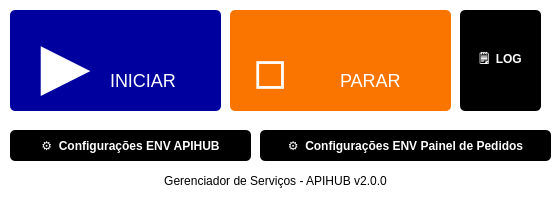
<?xml version="1.0" encoding="UTF-8"?>
<ui version="4.0">
 <class>MainWindow</class>
 <widget class="QMainWindow" name="MainWindow">
  <property name="enabled">
   <bool>true</bool>
  </property>
  <property name="geometry">
   <rect>
    <x>0</x>
    <y>0</y>
    <width>557</width>
    <height>205</height>
   </rect>
  </property>
  <property name="sizePolicy">
   <sizepolicy hsizetype="Fixed" vsizetype="Fixed">
    <horstretch>0</horstretch>
    <verstretch>0</verstretch>
   </sizepolicy>
  </property>
  <property name="minimumSize">
   <size>
    <width>460</width>
    <height>200</height>
   </size>
  </property>
  <property name="maximumSize">
   <size>
    <width>600</width>
    <height>400</height>
   </size>
  </property>
  <property name="windowTitle">
   <string>Gerenciador de Serviços - Apihub</string>
  </property>
  <property name="styleSheet">
   <string notr="true">background-color: rgb(255, 255, 255);</string>
  </property>
  <widget class="QWidget" name="centralwidget">
   <widget class="QPushButton" name="btnInstalar">
    <property name="geometry">
     <rect>
      <x>10</x>
      <y>10</y>
      <width>211</width>
      <height>101</height>
     </rect>
    </property>
    <property name="whatsThis">
     <string>&lt;html&gt;&lt;head/&gt;&lt;body&gt;&lt;p&gt;v&lt;/p&gt;&lt;/body&gt;&lt;/html&gt;</string>
    </property>
    <property name="styleSheet">
     <string notr="true">QPushButton {
    color: rgb(255, 255, 255);
	background-color: rgb(0, 0, 158);
    font-weight: bold;
    font-size: 65px;
    border-radius: 5px;
    border: none;
    padding: 10px;
}


QPushButton:pressed {
    background-color: rgb(0, 166, 230); /* mais escuro ao pressionar */
    padding-top: 12px;  /* simula o botão afundando */
}
</string>
    </property>
    <property name="text">
     <string/>
    </property>
   </widget>
   <widget class="QPushButton" name="btnExcluir">
    <property name="geometry">
     <rect>
      <x>230</x>
      <y>10</y>
      <width>221</width>
      <height>101</height>
     </rect>
    </property>
    <property name="styleSheet">
     <string notr="true">background-color: rgb(250, 117, 0);
color: rgb(255, 255, 255);
font-weight:bold;
font-size:65px;
border-radius: 5px</string>
    </property>
    <property name="text">
     <string/>
    </property>
   </widget>
   <widget class="QPushButton" name="btnEditarEnv">
    <property name="geometry">
     <rect>
      <x>10</x>
      <y>130</y>
      <width>241</width>
      <height>31</height>
     </rect>
    </property>
    <property name="styleSheet">
     <string notr="true">background-color: rgb(0, 0, 0);
    color: rgb(255, 255, 255);
    font-weight:bold;
border-radius: 5px</string>
    </property>
    <property name="text">
     <string>⚙️  Configurações ENV APIHUB</string>
    </property>
   </widget>
   <widget class="QLabel" name="label">
    <property name="geometry">
     <rect>
      <x>0</x>
      <y>170</y>
      <width>551</width>
      <height>21</height>
     </rect>
    </property>
    <property name="styleSheet">
     <string notr="true">background-color: rgb(255, 255, 255);</string>
    </property>
    <property name="text">
     <string>Gerenciador de Serviços - APIHUB v2.0.0</string>
    </property>
    <property name="alignment">
     <set>Qt::AlignCenter</set>
    </property>
   </widget>
   <widget class="QPushButton" name="btnInstalar_2">
    <property name="enabled">
     <bool>false</bool>
    </property>
    <property name="geometry">
     <rect>
      <x>30</x>
      <y>30</y>
      <width>71</width>
      <height>71</height>
     </rect>
    </property>
    <property name="whatsThis">
     <string>&lt;html&gt;&lt;head/&gt;&lt;body&gt;&lt;p&gt;v&lt;/p&gt;&lt;/body&gt;&lt;/html&gt;</string>
    </property>
    <property name="styleSheet">
     <string notr="true">color: rgb(255, 255, 255);
background-color: rgb(0, 0, 158);
font-weight:bold;
font-size:65px;
border-radius: 5px</string>
    </property>
    <property name="text">
     <string>▶️</string>
    </property>
   </widget>
   <widget class="QPushButton" name="btnParar_2">
    <property name="enabled">
     <bool>true</bool>
    </property>
    <property name="geometry">
     <rect>
      <x>250</x>
      <y>50</y>
      <width>41</width>
      <height>41</height>
     </rect>
    </property>
    <property name="styleSheet">
     <string notr="true">background-color: rgb(250, 117, 0);
color: rgb(255, 255, 255);
font-weight:bold;
font-size:50px;
border-radius: 5px</string>
    </property>
    <property name="text">
     <string>◽</string>
    </property>
   </widget>
   <widget class="QLabel" name="label_2">
    <property name="enabled">
     <bool>false</bool>
    </property>
    <property name="geometry">
     <rect>
      <x>110</x>
      <y>70</y>
      <width>71</width>
      <height>20</height>
     </rect>
    </property>
    <property name="styleSheet">
     <string notr="true">color: rgb(255, 255, 255);
background-color: rgb(0, 0, 158);
font-weigth:bold;
font-size:18px</string>
    </property>
    <property name="text">
     <string>INICIAR</string>
    </property>
   </widget>
   <widget class="QLabel" name="label_4">
    <property name="enabled">
     <bool>false</bool>
    </property>
    <property name="geometry">
     <rect>
      <x>340</x>
      <y>70</y>
      <width>61</width>
      <height>20</height>
     </rect>
    </property>
    <property name="styleSheet">
     <string notr="true">color: rgb(255, 255, 255);
background-color: rgb(250, 117, 0);
font-weigth:bold;
font-size:18px</string>
    </property>
    <property name="text">
     <string>PARAR</string>
    </property>
   </widget>
   <widget class="QPushButton" name="btnAbrirLog">
    <property name="geometry">
     <rect>
      <x>460</x>
      <y>10</y>
      <width>81</width>
      <height>101</height>
     </rect>
    </property>
    <property name="styleSheet">
     <string notr="true">background-color: rgb(0, 0, 0);
    color: rgb(255, 255, 255);
    font-weight:bold;
border-radius: 5px</string>
    </property>
    <property name="text">
     <string>🗒️  LOG</string>
    </property>
   </widget>
   <widget class="QPushButton" name="btnEditarEnv_2">
    <property name="geometry">
     <rect>
      <x>260</x>
      <y>130</y>
      <width>291</width>
      <height>31</height>
     </rect>
    </property>
    <property name="styleSheet">
     <string notr="true">background-color: rgb(0, 0, 0);
    color: rgb(255, 255, 255);
    font-weight:bold;
border-radius: 5px</string>
    </property>
    <property name="text">
     <string>⚙️  Configurações ENV Painel de Pedidos</string>
    </property>
   </widget>
  </widget>
 </widget>
 <resources/>
 <connections/>
</ui>
